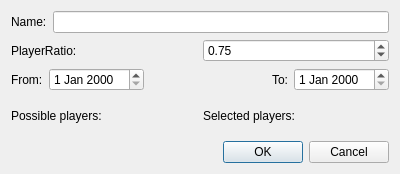
<?xml version="1.0" encoding="UTF-8"?>
<ui version="4.0">
 <class>AddLeagueDialog</class>
 <widget class="QDialog" name="AddLeagueDialog">
  <property name="geometry">
   <rect>
    <x>0</x>
    <y>0</y>
    <width>400</width>
    <height>174</height>
   </rect>
  </property>
  <property name="windowTitle">
   <string>Dialog</string>
  </property>
  <layout class="QVBoxLayout" name="verticalLayout">
   <item>
    <layout class="QHBoxLayout" name="horizontalLayout_3">
     <item>
      <widget class="QLabel" name="label_4">
       <property name="text">
        <string>Name:</string>
       </property>
      </widget>
     </item>
     <item>
      <widget class="QLineEdit" name="lineEditName"/>
     </item>
    </layout>
   </item>
   <item>
    <layout class="QHBoxLayout" name="horizontalLayout">
     <item>
      <widget class="QLabel" name="label">
       <property name="text">
        <string>PlayerRatio:</string>
       </property>
      </widget>
     </item>
     <item>
      <widget class="QDoubleSpinBox" name="doubleSpinBoxRatio">
       <property name="maximum">
        <double>0.990000000000000</double>
       </property>
       <property name="singleStep">
        <double>0.010000000000000</double>
       </property>
       <property name="value">
        <double>0.750000000000000</double>
       </property>
      </widget>
     </item>
    </layout>
   </item>
   <item>
    <layout class="QHBoxLayout" name="horizontalLayout_2">
     <item>
      <widget class="QLabel" name="label_2">
       <property name="text">
        <string>From:</string>
       </property>
      </widget>
     </item>
     <item>
      <widget class="QDateEdit" name="dateEditFrom"/>
     </item>
     <item>
      <spacer name="horizontalSpacer">
       <property name="orientation">
        <enum>Qt::Horizontal</enum>
       </property>
       <property name="sizeHint" stdset="0">
        <size>
         <width>40</width>
         <height>20</height>
        </size>
       </property>
      </spacer>
     </item>
     <item>
      <widget class="QLabel" name="label_3">
       <property name="text">
        <string>To:</string>
       </property>
      </widget>
     </item>
     <item>
      <widget class="QDateEdit" name="dateEditTo"/>
     </item>
    </layout>
   </item>
   <item>
    <layout class="QHBoxLayout" name="horizontalLayout_4">
     <item>
      <layout class="QVBoxLayout" name="verticalLayoutPossiblePlayers">
       <item>
        <widget class="QLabel" name="label_5">
         <property name="text">
          <string>Possible players:</string>
         </property>
        </widget>
       </item>
      </layout>
     </item>
     <item>
      <layout class="QVBoxLayout" name="verticalLayoutSelectedPlayers">
       <item>
        <widget class="QLabel" name="label_6">
         <property name="text">
          <string>Selected players:</string>
         </property>
        </widget>
       </item>
      </layout>
     </item>
    </layout>
   </item>
   <item>
    <widget class="QDialogButtonBox" name="buttonBox">
     <property name="orientation">
      <enum>Qt::Horizontal</enum>
     </property>
     <property name="standardButtons">
      <set>QDialogButtonBox::Cancel|QDialogButtonBox::Ok</set>
     </property>
    </widget>
   </item>
  </layout>
 </widget>
 <resources/>
 <connections>
  <connection>
   <sender>buttonBox</sender>
   <signal>accepted()</signal>
   <receiver>AddLeagueDialog</receiver>
   <slot>accept()</slot>
   <hints>
    <hint type="sourcelabel">
     <x>248</x>
     <y>254</y>
    </hint>
    <hint type="destinationlabel">
     <x>157</x>
     <y>274</y>
    </hint>
   </hints>
  </connection>
  <connection>
   <sender>buttonBox</sender>
   <signal>rejected()</signal>
   <receiver>AddLeagueDialog</receiver>
   <slot>reject()</slot>
   <hints>
    <hint type="sourcelabel">
     <x>316</x>
     <y>260</y>
    </hint>
    <hint type="destinationlabel">
     <x>286</x>
     <y>274</y>
    </hint>
   </hints>
  </connection>
 </connections>
</ui>
